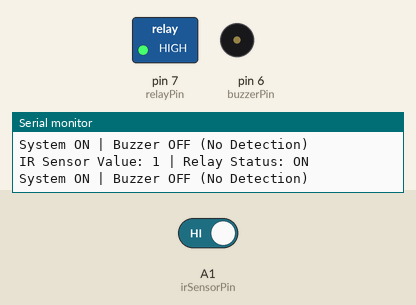
Recording of a sketch running on a simulated Arduino Uno, built with avr-gcc and run on an emulated ATmega328P. Parts: switched loads named in the sketch (green lamp = pin HIGH), buzzer (waves = sounding), the last lines printed to the serial monitor. The test bench sets the inputs (shaded band); at power-on: A1 (irSensorPin) HIGH.

Above: at 2.8 s.
2.9 s: A1 (irSensorPin) driven LOW
At 4.2 s:
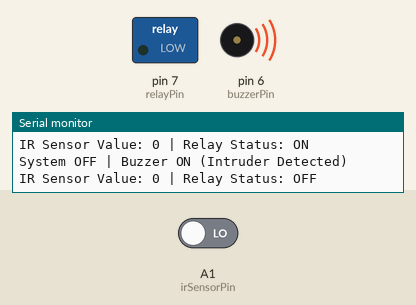
4.5 s: A1 (irSensorPin) driven HIGH
At 6.5 s:
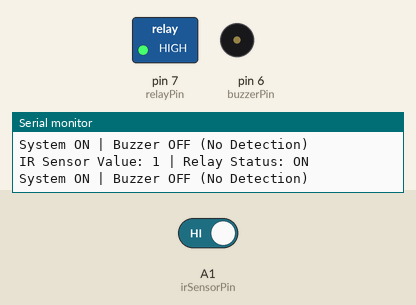
Timing chart, 0 to 8.0 s (numbered marks = the images above; inputs shaded):
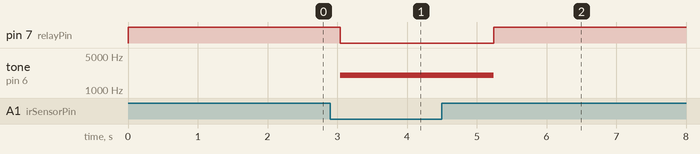

Measured:
- after the input at 2.9 s, pin 7 (relayPin): HIGH → LOW after 0.14 s; tone on pin 6 (buzzerPin): silent → 2000 Hz after 0.14 s
- after the input at 4.5 s, pin 7 (relayPin): LOW → HIGH after 0.74 s; tone on pin 6 (buzzerPin): 2000 Hz → silent after 0.74 s

The sketch:

relay_test.ino
```cpp
const int relayPin = 7;      // Pin connected to the relay
const int irSensorPin = A1;   // Pin connected to the IR sensor
const int buzzerPin = 6;     // Pin connected to the passive buzzer

void setup() {
  pinMode(relayPin, OUTPUT);  // Set relay as output
  pinMode(irSensorPin, INPUT); // Set IR sensor as input
  pinMode(buzzerPin, OUTPUT);  // Set buzzer as output
  Serial.begin(9600);         // Start serial communication
}

void loop() {
  int irValue = digitalRead(irSensorPin); // Read IR sensor value
  int relayStatus = digitalRead(relayPin); // Read relay status

  // Print the current values of the relay and IR sensor
  Serial.print("IR Sensor Value: ");
  Serial.print(irValue);
  Serial.print(" | Relay Status: ");
  Serial.println(relayStatus == HIGH ? "ON" : "OFF");

  // If IR sensor detects something
  if (irValue == 0) {
    digitalWrite(relayPin, LOW);   // Turn relay OFF (interrupt power)
    tone(buzzerPin, 2000);         // Generate a 1000Hz beep sound
    delay(100);

    Serial.println("System OFF | Buzzer ON (Intruder Detected)");
  } else {
    digitalWrite(relayPin, HIGH);  // Turn relay ON (restore power)
    noTone(buzzerPin);             // Stop the buzzer
    Serial.println("System ON | Buzzer OFF (No Detection)");
  }

  delay(1000);  // Wait 1 second before checking again
}
```
